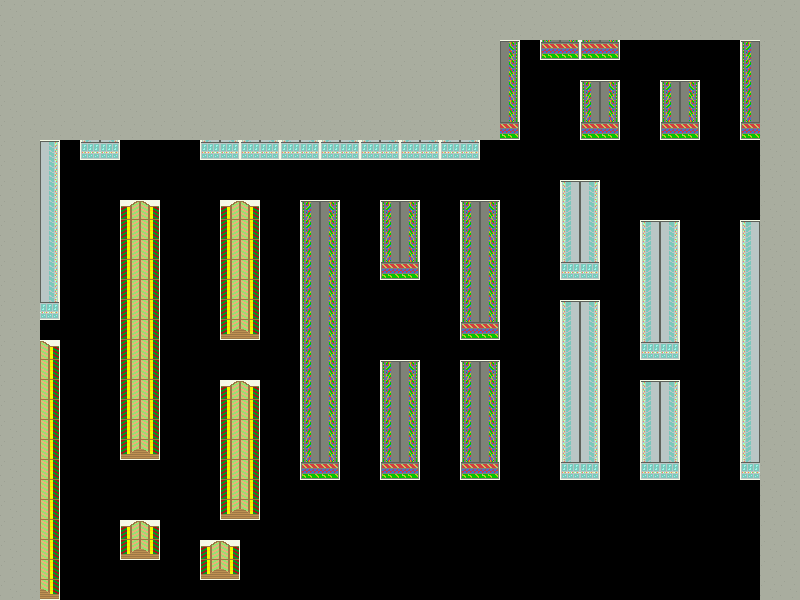

A 2D game scene composited from a Tiled map and its tileset images. What follows is a short description and the map's XML, with every tile layer's data as written:
An orthogonal 40x30 tile map with 20x20 px tiles, 1 tile layer (stuff), 1 hidden layer not drawn.

<map version="1.2" tiledversion="1.3.3" orientation="orthogonal" renderorder="right-down" width="40" height="30" tilewidth="20" tileheight="20" infinite="0" nextlayerid="3" nextobjectid="1">
 <tileset firstgid="1" name="supermarket_tileset" tilewidth="20" tileheight="20" spacing="2" margin="1" tilecount="20" columns="5">
  <image source="supermarket_tileset.png" width="110" height="88" />
 </tileset>
 <layer id="1" name="floor" width="40" height="30" visible="0">
  <data encoding="csv">
20,20,20,20,20,20,20,20,20,20,20,20,20,20,20,20,20,20,20,20,20,20,20,20,20,20,20,20,20,20,20,20,20,20,20,20,20,20,20,20,
20,20,20,20,20,20,20,20,20,20,20,20,20,20,20,20,20,20,20,20,20,20,20,20,20,20,20,20,20,20,20,20,20,20,20,20,20,20,20,20,
20,20,20,20,20,20,20,20,20,20,20,20,20,20,20,20,20,20,20,20,20,20,20,20,20,20,20,20,20,20,20,20,20,20,20,20,20,20,20,20,
20,20,20,20,20,20,20,20,20,20,20,20,20,20,20,20,20,20,20,20,20,20,20,20,20,20,20,20,20,20,20,20,20,20,20,20,20,20,20,20,
20,20,20,20,20,20,20,20,20,20,20,20,20,20,20,20,20,20,20,20,20,20,20,20,20,20,20,20,20,20,20,20,20,20,20,20,20,20,20,20,
20,20,20,20,20,20,20,20,20,20,20,20,20,20,20,20,20,20,20,20,20,20,20,20,20,20,20,20,20,20,20,20,20,20,20,20,20,20,20,20,
20,20,20,20,20,20,20,20,20,20,20,20,20,20,20,20,20,20,20,20,20,20,20,20,20,20,20,20,20,20,20,20,20,20,20,20,20,20,20,20,
20,20,20,20,20,20,20,20,20,20,20,20,20,20,20,20,20,20,20,20,20,20,20,20,20,20,20,20,20,20,20,20,20,20,20,20,20,20,20,20,
20,20,20,20,20,20,20,20,20,20,20,20,20,20,20,20,20,20,20,20,20,20,20,20,20,20,20,20,20,20,20,20,20,20,20,20,20,20,20,20,
20,20,20,20,20,20,20,20,20,20,20,20,20,20,20,20,20,20,20,20,20,20,20,20,20,20,20,20,20,20,20,20,20,20,20,20,20,20,20,20,
20,20,20,20,20,20,20,20,20,20,20,20,20,20,20,20,20,20,20,20,20,20,20,20,20,20,20,20,20,20,20,20,20,20,20,20,20,20,20,20,
20,20,20,20,20,20,20,20,20,20,20,20,20,20,20,20,20,20,20,20,20,20,20,20,20,20,20,20,20,20,20,20,20,20,20,20,20,20,20,20,
20,20,20,20,20,20,20,20,20,20,20,20,20,20,20,20,20,20,20,20,20,20,20,20,20,20,20,20,20,20,20,20,20,20,20,20,20,20,20,20,
20,20,20,20,20,20,20,20,20,20,20,20,20,20,20,20,20,20,20,20,20,20,20,20,20,20,20,20,20,20,20,20,20,20,20,20,20,20,20,20,
20,20,20,20,20,20,20,20,20,20,20,20,20,20,20,20,20,20,20,20,20,20,20,20,20,20,20,20,20,20,20,20,20,20,20,20,20,20,20,20,
20,20,20,20,20,20,20,20,20,20,20,20,20,20,20,20,20,20,20,20,20,20,20,20,20,20,20,20,20,20,20,20,20,20,20,20,20,20,20,20,
20,20,20,20,20,20,20,20,20,20,20,20,20,20,20,20,20,20,20,20,20,20,20,20,20,20,20,20,20,20,20,20,20,20,20,20,20,20,20,20,
20,20,20,20,20,20,20,20,20,20,20,20,20,20,20,20,20,20,20,20,20,20,20,20,20,20,20,20,20,20,20,20,20,20,20,20,20,20,20,20,
20,20,20,20,20,20,20,20,20,20,20,20,20,20,20,20,20,20,20,20,20,20,20,20,20,20,20,20,20,20,20,20,20,20,20,20,20,20,20,20,
20,20,20,20,20,20,20,20,20,20,20,20,20,20,20,20,20,20,20,20,20,20,20,20,20,20,20,20,20,20,20,20,20,20,20,20,20,20,20,20,
20,20,20,20,20,20,20,20,20,20,20,20,20,20,20,20,20,20,20,20,20,20,20,20,20,20,20,20,20,20,20,20,20,20,20,20,20,20,20,20,
20,20,20,20,20,20,20,20,20,20,20,20,20,20,20,20,20,20,20,20,20,20,20,20,20,20,20,20,20,20,20,20,20,20,20,20,20,20,20,20,
20,20,20,20,20,20,20,20,20,20,20,20,20,20,20,20,20,20,20,20,20,20,20,20,20,20,20,20,20,20,20,20,20,20,20,20,20,20,20,20,
20,20,20,20,20,20,20,20,20,20,20,20,20,20,20,20,20,20,20,20,20,20,20,20,20,20,20,20,20,20,20,20,20,20,20,20,20,20,20,20,
20,20,20,20,20,20,20,20,20,20,20,20,20,20,20,20,20,20,20,20,20,20,20,20,20,20,20,20,20,20,20,20,20,20,20,20,20,20,20,20,
20,20,20,20,20,20,20,20,20,20,20,20,20,20,20,20,20,20,20,20,20,20,20,20,20,20,20,20,20,20,20,20,20,20,20,20,20,20,20,20,
20,20,20,20,20,20,20,20,20,20,20,20,20,20,20,20,20,20,20,20,20,20,20,20,20,20,20,20,20,20,20,20,20,20,20,20,20,20,20,20,
20,20,20,20,20,20,20,20,20,20,20,20,20,20,20,20,20,20,20,20,20,20,20,20,20,20,20,20,20,20,20,20,20,20,20,20,20,20,20,20,
20,20,20,20,20,20,20,20,20,20,20,20,20,20,20,20,20,20,20,20,20,20,20,20,20,20,20,20,20,20,20,20,20,20,20,20,20,20,20,20,
20,20,20,20,20,20,20,20,20,20,20,20,20,20,20,20,20,20,20,20,20,20,20,20,20,20,20,20,20,20,20,20,20,20,20,20,20,20,20,20
</data>
 </layer>
 <layer id="2" name="stuff" width="40" height="30">
  <data encoding="csv">
15,15,15,15,15,15,15,15,15,15,15,15,15,15,15,15,15,15,15,15,15,15,15,15,15,15,15,15,15,15,15,15,15,15,15,15,15,15,15,15,
15,15,15,15,15,15,15,15,15,15,15,15,15,15,15,15,15,15,15,15,15,15,15,15,15,15,15,15,15,15,15,15,15,15,15,15,15,15,15,15,
15,15,15,15,15,15,15,15,15,15,15,15,15,15,15,15,15,15,15,15,15,15,15,15,15,10,0,16,19,16,19,0,0,0,0,0,0,5,15,15,
15,15,15,15,15,15,15,15,15,15,15,15,15,15,15,15,15,15,15,15,15,15,15,15,15,17,0,0,0,0,0,0,0,0,0,0,0,18,15,15,
15,15,15,15,15,15,15,15,15,15,15,15,15,15,15,15,15,15,15,15,15,15,15,15,15,17,0,0,0,5,10,0,0,5,10,0,0,18,15,15,
15,15,15,15,15,15,15,15,15,15,15,15,15,15,15,15,15,15,15,15,15,15,15,15,15,17,0,0,0,18,17,0,0,18,17,0,0,18,15,15,
15,15,15,15,15,15,15,15,15,15,15,15,15,15,15,15,15,15,15,15,15,15,15,15,15,19,0,0,0,16,19,0,0,16,19,0,0,16,15,15,
15,15,8,0,1,2,0,0,0,0,1,2,1,2,1,2,1,2,1,2,1,2,1,2,0,0,0,0,0,0,0,0,0,0,0,0,0,0,15,15,
15,15,7,0,0,0,0,0,0,0,0,0,0,0,0,0,0,0,0,0,0,0,0,0,0,0,0,0,0,0,0,0,0,0,0,0,0,0,15,15,
15,15,7,0,0,0,0,0,0,0,0,0,0,0,0,0,0,0,0,0,0,0,0,0,0,0,0,0,3,8,0,0,0,0,0,0,0,0,15,15,
15,15,7,0,0,0,9,14,0,0,0,9,14,0,0,5,10,0,0,5,10,0,0,5,10,0,0,0,6,7,0,0,0,0,0,0,0,0,15,15,
15,15,7,0,0,0,12,4,0,0,0,12,4,0,0,18,17,0,0,18,17,0,0,18,17,0,0,0,6,7,0,0,3,8,0,0,0,3,15,15,
15,15,7,0,0,0,12,4,0,0,0,12,4,0,0,18,17,0,0,18,17,0,0,18,17,0,0,0,6,7,0,0,6,7,0,0,0,6,15,15,
15,15,7,0,0,0,12,4,0,0,0,12,4,0,0,18,17,0,0,16,19,0,0,18,17,0,0,0,1,2,0,0,6,7,0,0,0,6,15,15,
15,15,7,0,0,0,12,4,0,0,0,12,4,0,0,18,17,0,0,0,0,0,0,18,17,0,0,0,0,0,0,0,6,7,0,0,0,6,15,15,
15,15,2,0,0,0,12,4,0,0,0,12,4,0,0,18,17,0,0,0,0,0,0,18,17,0,0,0,3,8,0,0,6,7,0,0,0,6,15,15,
15,15,0,0,0,0,12,4,0,0,0,11,13,0,0,18,17,0,0,0,0,0,0,16,19,0,0,0,6,7,0,0,6,7,0,0,0,6,15,15,
15,15,14,0,0,0,12,4,0,0,0,0,0,0,0,18,17,0,0,0,0,0,0,0,0,0,0,0,6,7,0,0,1,2,0,0,0,6,15,15,
15,15,4,0,0,0,12,4,0,0,0,0,0,0,0,18,17,0,0,5,10,0,0,5,10,0,0,0,6,7,0,0,0,0,0,0,0,6,15,15,
15,15,4,0,0,0,12,4,0,0,0,9,14,0,0,18,17,0,0,18,17,0,0,18,17,0,0,0,6,7,0,0,3,8,0,0,0,6,15,15,
15,15,4,0,0,0,12,4,0,0,0,12,4,0,0,18,17,0,0,18,17,0,0,18,17,0,0,0,6,7,0,0,6,7,0,0,0,6,15,15,
15,15,4,0,0,0,12,4,0,0,0,12,4,0,0,18,17,0,0,18,17,0,0,18,17,0,0,0,6,7,0,0,6,7,0,0,0,6,15,15,
15,15,4,0,0,0,11,13,0,0,0,12,4,0,0,18,17,0,0,18,17,0,0,18,17,0,0,0,6,7,0,0,6,7,0,0,0,6,15,15,
15,15,4,0,0,0,0,0,0,0,0,12,4,0,0,16,19,0,0,16,19,0,0,16,19,0,0,0,1,2,0,0,1,2,0,0,0,1,15,15,
15,15,4,0,0,0,0,0,0,0,0,12,4,0,0,0,0,0,0,0,0,0,0,0,0,0,0,0,0,0,0,0,0,0,0,0,0,0,15,15,
15,15,4,0,0,0,0,0,0,0,0,11,13,0,0,0,0,0,0,0,0,0,0,0,0,0,0,0,0,0,0,0,0,0,0,0,0,0,15,15,
15,15,4,0,0,0,9,14,0,0,0,0,0,0,0,0,0,0,0,0,0,0,0,0,0,0,0,0,0,0,0,0,0,0,0,0,0,0,15,15,
15,15,4,0,0,0,11,13,0,0,9,14,0,0,0,0,0,0,0,0,0,0,0,0,0,0,0,0,0,0,0,0,0,0,0,0,0,0,15,15,
15,15,4,0,0,0,0,0,0,0,11,13,0,0,0,0,0,0,0,0,0,0,0,0,0,0,0,0,0,0,0,0,0,0,0,0,0,0,15,15,
15,15,13,0,0,0,0,0,0,0,0,0,0,0,0,0,0,0,0,0,0,0,0,0,0,0,0,0,0,0,0,0,0,0,0,0,0,0,15,15
</data>
 </layer>
</map>